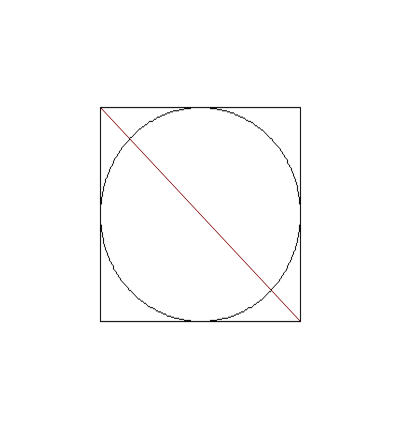

The script that drew this image:
from PIL import Image, ImageDraw

im = Image.new('RGB', (400, 400), (255, 255, 255))
draw = ImageDraw.Draw(im)
draw.line((100, 100, 300, 300), fill=128)
draw.rectangle([(100, 100), (300, 300)], outline=1)
x, y, r = 200, 200, 100
draw.ellipse((x - r, y - r, x + r, y + r), outline=1)
im.show()
